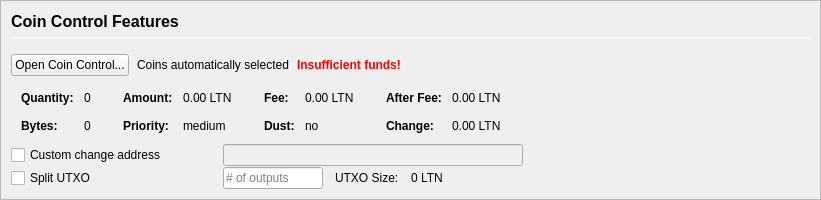
           <widget class="QFrame" name="frameCoinControl">
            <property name="sizePolicy">
             <sizepolicy hsizetype="Expanding" vsizetype="Expanding">
              <horstretch>0</horstretch>
              <verstretch>0</verstretch>
             </sizepolicy>
            </property>
            <property name="maximumSize">
             <size>
              <width>16777215</width>
              <height>16777215</height>
             </size>
            </property>
            <property name="frameShape">
             <enum>QFrame::StyledPanel</enum>
            </property>
            <property name="frameShadow">
             <enum>QFrame::Sunken</enum>
            </property>
            <layout class="QVBoxLayout" name="verticalLayoutCoinControl2">
             <property name="spacing">
              <number>0</number>
             </property>
             <property name="leftMargin">
              <number>0</number>
             </property>
             <property name="topMargin">
              <number>0</number>
             </property>
             <property name="rightMargin">
              <number>0</number>
             </property>
             <property name="bottomMargin">
              <number>0</number>
             </property>
             <item>
              <widget class="QFrame" name="frameCoinControl_BG">
               <layout class="QVBoxLayout" name="verticalLayoutCoinControl" stretch="0,0,0,0,0,0">
                <property name="spacing">
                 <number>1</number>
                </property>
                <property name="leftMargin">
                 <number>10</number>
                </property>
                <property name="topMargin">
                 <number>10</number>
                </property>
                <item>
                 <layout class="QHBoxLayout" name="horizontalLayoutCoinControl1">
                  <property name="bottomMargin">
                   <number>15</number>
                  </property>
                  <item>
                   <layout class="QVBoxLayout" name="verticalLayout_3">
                    <property name="spacing">
                     <number>6</number>
                    </property>
                    <item>
                     <widget class="QLabel" name="labelCoinControlFeatures">
                      <property name="sizePolicy">
                       <sizepolicy hsizetype="Preferred" vsizetype="Maximum">
                        <horstretch>0</horstretch>
                        <verstretch>0</verstretch>
                       </sizepolicy>
                      </property>
                      <property name="minimumSize">
                       <size>
                        <width>0</width>
                        <height>20</height>
                       </size>
                      </property>
                      <property name="font">
                       <font>
                        <pointsize>12</pointsize>
                        <weight>75</weight>
                        <bold>true</bold>
                       </font>
                      </property>
                      <property name="styleSheet">
                       <string notr="true">font-weight:bold;</string>
                      </property>
                      <property name="text">
                       <string>Coin Control Features</string>
                      </property>
                     </widget>
                    </item>
                    <item>
                     <widget class="Line" name="line">
                      <property name="minimumSize">
                       <size>
                        <width>0</width>
                        <height>1</height>
                       </size>
                      </property>
                      <property name="maximumSize">
                       <size>
                        <width>16777215</width>
                        <height>1</height>
                       </size>
                      </property>
                      <property name="orientation">
                       <enum>Qt::Horizontal</enum>
                      </property>
                     </widget>
                    </item>
                   </layout>
                  </item>
                 </layout>
                </item>
                <item>
                 <layout class="QHBoxLayout" name="horizontalLayoutCoinControl2" stretch="0,0,0,0">
                  <property name="spacing">
                   <number>8</number>
                  </property>
                  <property name="bottomMargin">
                   <number>10</number>
                  </property>
                  <item>
                   <widget class="QPushButton" name="pushButtonCoinControl">
                    <property name="styleSheet">
                     <string notr="true"/>
                    </property>
                    <property name="text">
                     <string>Open Coin Control...</string>
                    </property>
                    <property name="autoDefault">
                     <bool>false</bool>
                    </property>
                   </widget>
                  </item>
                  <item>
                   <widget class="QLabel" name="labelCoinControlAutomaticallySelected">
                    <property name="text">
                     <string>Coins automatically selected</string>
                    </property>
                    <property name="margin">
                     <number>5</number>
                    </property>
                   </widget>
                  </item>
                  <item>
                   <widget class="QLabel" name="labelCoinControlInsuffFunds">
                    <property name="font">
                     <font>
                      <weight>75</weight>
                      <bold>true</bold>
                     </font>
                    </property>
                    <property name="styleSheet">
                     <string notr="true">color:red;font-weight:bold;</string>
                    </property>
                    <property name="text">
                     <string>Insufficient funds!</string>
                    </property>
                    <property name="margin">
                     <number>5</number>
                    </property>
                   </widget>
                  </item>
                  <item>
                   <spacer name="horizontalSpacerCoinControl">
                    <property name="orientation">
                     <enum>Qt::Horizontal</enum>
                    </property>
                    <property name="sizeHint" stdset="0">
                     <size>
                      <width>40</width>
                      <height>1</height>
                     </size>
                    </property>
                   </spacer>
                  </item>
                 </layout>
                </item>
                <item>
                 <widget class="QWidget" name="widgetCoinControl" native="true">
                  <property name="sizePolicy">
                   <sizepolicy hsizetype="Preferred" vsizetype="Preferred">
                    <horstretch>0</horstretch>
                    <verstretch>0</verstretch>
                   </sizepolicy>
                  </property>
                  <property name="minimumSize">
                   <size>
                    <width>0</width>
                    <height>0</height>
                   </size>
                  </property>
                  <property name="styleSheet">
                   <string notr="true"/>
                  </property>
                  <layout class="QHBoxLayout" name="horizontalLayoutCoinControl5">
                   <property name="leftMargin">
                    <number>0</number>
                   </property>
                   <property name="topMargin">
                    <number>0</number>
                   </property>
                   <property name="rightMargin">
                    <number>0</number>
                   </property>
                   <property name="bottomMargin">
                    <number>0</number>
                   </property>
                   <item>
                    <layout class="QHBoxLayout" name="horizontalLayoutCoinControl3" stretch="0,0,0,1">
                     <property name="spacing">
                      <number>20</number>
                     </property>
                     <property name="topMargin">
                      <number>0</number>
                     </property>
                     <property name="bottomMargin">
                      <number>10</number>
                     </property>
                     <item>
                      <layout class="QFormLayout" name="formLayoutCoinControl1">
                       <property name="horizontalSpacing">
                        <number>10</number>
                       </property>
                       <property name="verticalSpacing">
                        <number>14</number>
                       </property>
                       <property name="leftMargin">
                        <number>10</number>
                       </property>
                       <property name="topMargin">
                        <number>4</number>
                       </property>
                       <property name="rightMargin">
                        <number>6</number>
                       </property>
                       <item row="0" column="0">
                        <widget class="QLabel" name="labelCoinControlQuantityText">
                         <property name="font">
                          <font>
                           <weight>75</weight>
                           <bold>true</bold>
                          </font>
                         </property>
                         <property name="text">
                          <string>Quantity:</string>
                         </property>
                         <property name="margin">
                          <number>0</number>
                         </property>
                        </widget>
                       </item>
                       <item row="0" column="1">
                        <widget class="QLabel" name="labelCoinControlQuantity">
                         <property name="cursor">
                          <cursorShape>IBeamCursor</cursorShape>
                         </property>
                         <property name="contextMenuPolicy">
                          <enum>Qt::ActionsContextMenu</enum>
                         </property>
                         <property name="text">
                          <string notr="true">0</string>
                         </property>
                         <property name="margin">
                          <number>0</number>
                         </property>
                         <property name="textInteractionFlags">
                          <set>Qt::LinksAccessibleByMouse|Qt::TextSelectableByKeyboard|Qt::TextSelectableByMouse</set>
                         </property>
                        </widget>
                       </item>
                       <item row="1" column="0">
                        <widget class="QLabel" name="labelCoinControlBytesText">
                         <property name="font">
                          <font>
                           <weight>75</weight>
                           <bold>true</bold>
                          </font>
                         </property>
                         <property name="text">
                          <string>Bytes:</string>
                         </property>
                        </widget>
                       </item>
                       <item row="1" column="1">
                        <widget class="QLabel" name="labelCoinControlBytes">
                         <property name="cursor">
                          <cursorShape>IBeamCursor</cursorShape>
                         </property>
                         <property name="contextMenuPolicy">
                          <enum>Qt::ActionsContextMenu</enum>
                         </property>
                         <property name="text">
                          <string notr="true">0</string>
                         </property>
                         <property name="textInteractionFlags">
                          <set>Qt::LinksAccessibleByMouse|Qt::TextSelectableByKeyboard|Qt::TextSelectableByMouse</set>
                         </property>
                        </widget>
                       </item>
                      </layout>
                     </item>
                     <item>
                      <layout class="QFormLayout" name="formLayoutCoinControl2">
                       <property name="horizontalSpacing">
                        <number>10</number>
                       </property>
                       <property name="verticalSpacing">
                        <number>14</number>
                       </property>
                       <property name="leftMargin">
                        <number>6</number>
                       </property>
                       <property name="topMargin">
                        <number>4</number>
                       </property>
                       <property name="rightMargin">
                        <number>6</number>
                       </property>
                       <item row="0" column="0">
                        <widget class="QLabel" name="labelCoinControlAmountText">
                         <property name="font">
                          <font>
                           <weight>75</weight>
                           <bold>true</bold>
                          </font>
                         </property>
                         <property name="text">
                          <string>Amount:</string>
                         </property>
                         <property name="margin">
                          <number>0</number>
                         </property>
                        </widget>
                       </item>
                       <item row="0" column="1">
                        <widget class="QLabel" name="labelCoinControlAmount">
                         <property name="cursor">
                          <cursorShape>IBeamCursor</cursorShape>
                         </property>
                         <property name="contextMenuPolicy">
                          <enum>Qt::ActionsContextMenu</enum>
                         </property>
                         <property name="text">
                          <string notr="true">0.00 LTN</string>
                         </property>
                         <property name="textInteractionFlags">
                          <set>Qt::LinksAccessibleByMouse|Qt::TextSelectableByKeyboard|Qt::TextSelectableByMouse</set>
                         </property>
                        </widget>
                       </item>
                       <item row="1" column="0">
                        <widget class="QLabel" name="labelCoinControlPriorityText">
                         <property name="font">
                          <font>
                           <weight>75</weight>
                           <bold>true</bold>
                          </font>
                         </property>
                         <property name="text">
                          <string>Priority:</string>
                         </property>
                        </widget>
                       </item>
                       <item row="1" column="1">
                        <widget class="QLabel" name="labelCoinControlPriority">
                         <property name="cursor">
                          <cursorShape>IBeamCursor</cursorShape>
                         </property>
                         <property name="contextMenuPolicy">
                          <enum>Qt::ActionsContextMenu</enum>
                         </property>
                         <property name="text">
                          <string>medium</string>
                         </property>
                         <property name="textInteractionFlags">
                          <set>Qt::LinksAccessibleByMouse|Qt::TextSelectableByKeyboard|Qt::TextSelectableByMouse</set>
                         </property>
                        </widget>
                       </item>
                      </layout>
                     </item>
                     <item>
                      <layout class="QFormLayout" name="formLayoutCoinControl3">
                       <property name="horizontalSpacing">
                        <number>10</number>
                       </property>
                       <property name="verticalSpacing">
                        <number>14</number>
                       </property>
                       <property name="leftMargin">
                        <number>6</number>
                       </property>
                       <property name="topMargin">
                        <number>4</number>
                       </property>
                       <property name="rightMargin">
                        <number>6</number>
                       </property>
                       <item row="0" column="0">
                        <widget class="QLabel" name="labelCoinControlFeeText">
                         <property name="font">
                          <font>
                           <weight>75</weight>
                           <bold>true</bold>
                          </font>
                         </property>
                         <property name="text">
                          <string>Fee:</string>
                         </property>
                         <property name="margin">
                          <number>0</number>
                         </property>
                        </widget>
                       </item>
                       <item row="0" column="1">
                        <widget class="QLabel" name="labelCoinControlFee">
                         <property name="cursor">
                          <cursorShape>IBeamCursor</cursorShape>
                         </property>
                         <property name="contextMenuPolicy">
                          <enum>Qt::ActionsContextMenu</enum>
                         </property>
                         <property name="text">
                          <string notr="true">0.00 LTN</string>
                         </property>
                         <property name="textInteractionFlags">
                          <set>Qt::LinksAccessibleByMouse|Qt::TextSelectableByKeyboard|Qt::TextSelectableByMouse</set>
                         </property>
                        </widget>
                       </item>
                       <item row="1" column="0">
                        <widget class="QLabel" name="labelCoinControlLowOutputText">
                         <property name="font">
                          <font>
                           <weight>75</weight>
                           <bold>true</bold>
                          </font>
                         </property>
                         <property name="text">
                          <string>Dust:</string>
                         </property>
                        </widget>
                       </item>
                       <item row="1" column="1">
                        <widget class="QLabel" name="labelCoinControlLowOutput">
                         <property name="cursor">
                          <cursorShape>IBeamCursor</cursorShape>
                         </property>
                         <property name="contextMenuPolicy">
                          <enum>Qt::ActionsContextMenu</enum>
                         </property>
                         <property name="text">
                          <string>no</string>
                         </property>
                         <property name="textInteractionFlags">
                          <set>Qt::LinksAccessibleByMouse|Qt::TextSelectableByKeyboard|Qt::TextSelectableByMouse</set>
                         </property>
                        </widget>
                       </item>
                      </layout>
                     </item>
                     <item>
                      <layout class="QFormLayout" name="formLayoutCoinControl4">
                       <property name="horizontalSpacing">
                        <number>10</number>
                       </property>
                       <property name="verticalSpacing">
                        <number>14</number>
                       </property>
                       <property name="leftMargin">
                        <number>6</number>
                       </property>
                       <property name="topMargin">
                        <number>4</number>
                       </property>
                       <property name="rightMargin">
                        <number>6</number>
                       </property>
                       <item row="0" column="0">
                        <widget class="QLabel" name="labelCoinControlAfterFeeText">
                         <property name="font">
                          <font>
                           <weight>75</weight>
                           <bold>true</bold>
                          </font>
                         </property>
                         <property name="text">
                          <string>After Fee:</string>
                         </property>
                         <property name="margin">
                          <number>0</number>
                         </property>
                        </widget>
                       </item>
                       <item row="0" column="1">
                        <widget class="QLabel" name="labelCoinControlAfterFee">
                         <property name="cursor">
                          <cursorShape>IBeamCursor</cursorShape>
                         </property>
                         <property name="contextMenuPolicy">
                          <enum>Qt::ActionsContextMenu</enum>
                         </property>
                         <property name="text">
                          <string notr="true">0.00 LTN</string>
                         </property>
                         <property name="textInteractionFlags">
                          <set>Qt::LinksAccessibleByMouse|Qt::TextSelectableByKeyboard|Qt::TextSelectableByMouse</set>
                         </property>
                        </widget>
                       </item>
                       <item row="1" column="0">
                        <widget class="QLabel" name="labelCoinControlChangeText">
                         <property name="font">
                          <font>
                           <weight>75</weight>
                           <bold>true</bold>
                          </font>
                         </property>
                         <property name="text">
                          <string>Change:</string>
                         </property>
                        </widget>
                       </item>
                       <item row="1" column="1">
                        <widget class="QLabel" name="labelCoinControlChange">
                         <property name="cursor">
                          <cursorShape>IBeamCursor</cursorShape>
                         </property>
                         <property name="contextMenuPolicy">
                          <enum>Qt::ActionsContextMenu</enum>
                         </property>
                         <property name="text">
                          <string notr="true">0.00 LTN</string>
                         </property>
                         <property name="textInteractionFlags">
                          <set>Qt::LinksAccessibleByMouse|Qt::TextSelectableByKeyboard|Qt::TextSelectableByMouse</set>
                         </property>
                        </widget>
                       </item>
                      </layout>
                     </item>
                    </layout>
                   </item>
                  </layout>
                 </widget>
                </item>
                <item>
                 <layout class="QHBoxLayout" name="horizontalLayoutCoinControl4">
                  <property name="spacing">
                   <number>12</number>
                  </property>
                  <property name="sizeConstraint">
                   <enum>QLayout::SetDefaultConstraint</enum>
                  </property>
                  <property name="topMargin">
                   <number>0</number>
                  </property>
                  <property name="rightMargin">
                   <number>0</number>
                  </property>
                  <item>
                   <widget class="QCheckBox" name="checkBoxCoinControlChange">
                    <property name="sizePolicy">
                     <sizepolicy hsizetype="Preferred" vsizetype="Preferred">
                      <horstretch>0</horstretch>
                      <verstretch>0</verstretch>
                     </sizepolicy>
                    </property>
                    <property name="minimumSize">
                     <size>
                      <width>200</width>
                      <height>0</height>
                     </size>
                    </property>
                    <property name="maximumSize">
                     <size>
                      <width>200</width>
                      <height>16777215</height>
                     </size>
                    </property>
                    <property name="toolTip">
                     <string>If this is activated, but the change address is empty or invalid, change will be sent to a newly generated address.</string>
                    </property>
                    <property name="text">
                     <string>Custom change address</string>
                    </property>
                   </widget>
                  </item>
                  <item>
                   <widget class="QValidatedLineEdit" name="lineEditCoinControlChange">
                    <property name="enabled">
                     <bool>false</bool>
                    </property>
                    <property name="sizePolicy">
                     <sizepolicy hsizetype="Preferred" vsizetype="Preferred">
                      <horstretch>0</horstretch>
                      <verstretch>0</verstretch>
                     </sizepolicy>
                    </property>
                    <property name="minimumSize">
                     <size>
                      <width>300</width>
                      <height>0</height>
                     </size>
                    </property>
                   </widget>
                  </item>
                  <item>
                   <widget class="QLabel" name="labelCoinControlChangeLabel">
                    <property name="sizePolicy">
                     <sizepolicy hsizetype="Preferred" vsizetype="Preferred">
                      <horstretch>0</horstretch>
                      <verstretch>0</verstretch>
                     </sizepolicy>
                    </property>
                    <property name="minimumSize">
                     <size>
                      <width>100</width>
                      <height>0</height>
                     </size>
                    </property>
                    <property name="text">
                     <string/>
                    </property>
                    <property name="margin">
                     <number>3</number>
                    </property>
                   </widget>
                  </item>
                 </layout>
                </item>
                <item>
                 <layout class="QHBoxLayout" name="horizontalLayoutCoinControl6">
                  <property name="spacing">
                   <number>12</number>
                  </property>
                  <property name="rightMargin">
                   <number>0</number>
                  </property>
                  <item>
                   <widget class="QCheckBox" name="splitBlockCheckBox">
                    <property name="sizePolicy">
                     <sizepolicy hsizetype="Preferred" vsizetype="Preferred">
                      <horstretch>0</horstretch>
                      <verstretch>0</verstretch>
                     </sizepolicy>
                    </property>
                    <property name="minimumSize">
                     <size>
                      <width>200</width>
                      <height>0</height>
                     </size>
                    </property>
                    <property name="maximumSize">
                     <size>
                      <width>200</width>
                      <height>16777215</height>
                     </size>
                    </property>
                    <property name="text">
                     <string>Split UTXO</string>
                    </property>
                   </widget>
                  </item>
                  <item>
                   <widget class="QLineEdit" name="splitBlockLineEdit">
                    <property name="sizePolicy">
                     <sizepolicy hsizetype="Preferred" vsizetype="Preferred">
                      <horstretch>50</horstretch>
                      <verstretch>0</verstretch>
                     </sizepolicy>
                    </property>
                    <property name="minimumSize">
                     <size>
                      <width>100</width>
                      <height>0</height>
                     </size>
                    </property>
                    <property name="maximumSize">
                     <size>
                      <width>100</width>
                      <height>16777215</height>
                     </size>
                    </property>
                    <property name="placeholderText">
                     <string># of outputs</string>
                    </property>
                   </widget>
                  </item>
                  <item>
                   <widget class="QLabel" name="labelBlockSizeText">
                    <property name="text">
                     <string>UTXO Size:</string>
                    </property>
                   </widget>
                  </item>
                  <item>
                   <widget class="QLabel" name="labelBlockSize">
                    <property name="text">
                     <string>0 LTN</string>
                    </property>
                   </widget>
                  </item>
                  <item>
                   <spacer name="horizontalSpacer_7">
                    <property name="orientation">
                     <enum>Qt::Horizontal</enum>
                    </property>
                    <property name="sizeHint" stdset="0">
                     <size>
                      <width>40</width>
                      <height>20</height>
                     </size>
                    </property>
                   </spacer>
                  </item>
                 </layout>
                </item>
                <item>
                 <spacer name="verticalSpacerCoinControl">
                  <property name="orientation">
                   <enum>Qt::Vertical</enum>
                  </property>
                  <property name="sizeHint" stdset="0">
                   <size>
                    <width>800</width>
                    <height>1</height>
                   </size>
                  </property>
                 </spacer>
                </item>
               </layout>
              </widget>
             </item>
            </layout>
           </widget>
